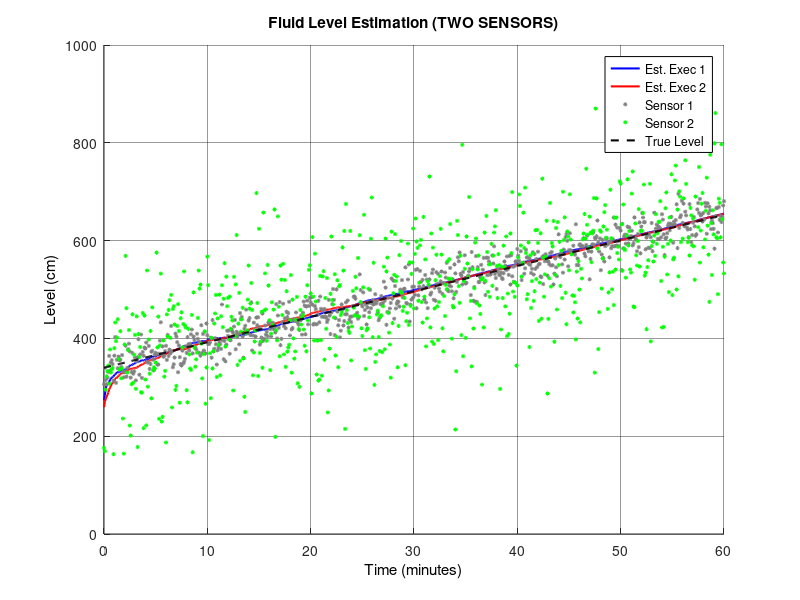
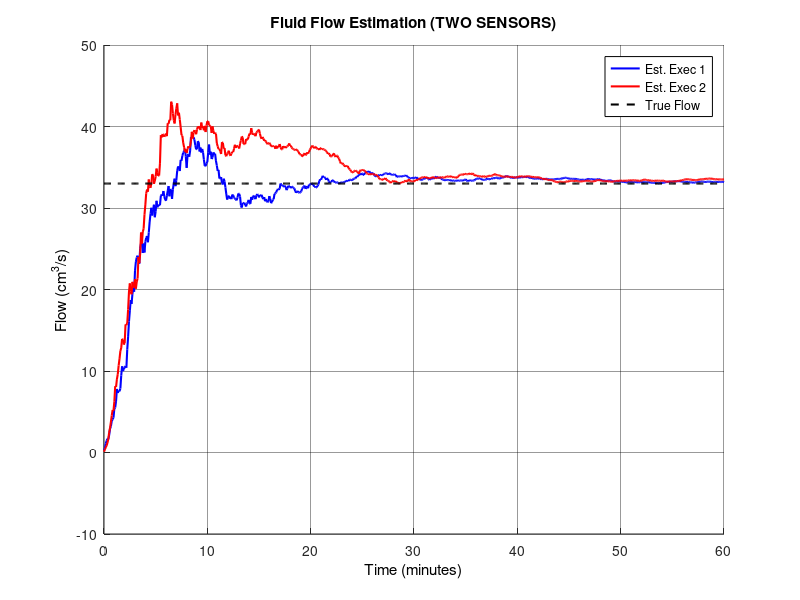
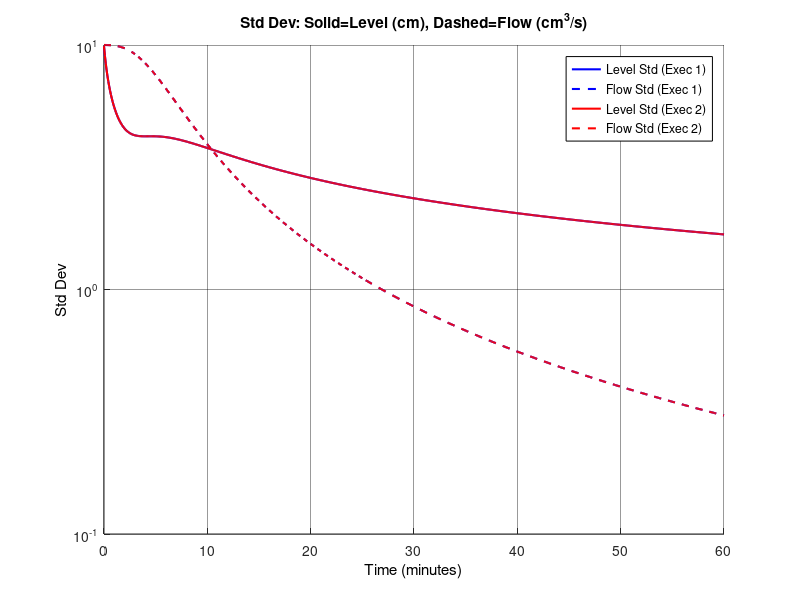

Recreate these plots in MATLAB, in order.
% =========================================================================
% Script: kalman_flow2.m
% Subject: Signal Processing for Communications
% Assignment: Lab 3 - Linear Estimation and Kalman Filtering
% Task: 6 (Estimation with TWO Pressure Sensors)
% =========================================================================

clear; clc; close all;

%% 1. SYSTEM PARAMETERS AND CONFIGURATION

% --- Physical Constants ---
rho_kgm3 = 874;                 % Density of Benzene [kg/m^3]
rho_gcm3 = rho_kgm3 / 1000;     
ch = 0.98 * rho_gcm3;           % Hydrostatic constant [mbar/cm]

T = 5;                          % Sampling period [s]
diameter = 22;                  % Tank diameter [cm]
radius = diameter / 2;
Area = pi * radius^2;           % Tank cross-section area [cm^2]

% --- Simulation Duration ---
duration_min = 60;
N = (duration_min * 60) / T;    % Total time steps
num_execs = 2;

% --- True System Values ---
l_true_init = 340;              % Initial True Level [cm]
q_true_val  = 33;               % True Flow [cm^3/s] (Constant)

% --- Kalman Filter Initialization Parameters ---
mu_l = 250;                     % Initial guess for level [cm]
sigma_l = 11;                   % Uncertainty for level [cm]
mu_q = 0;                       % Initial guess for flow [cm^3/s]
sigma_q = 10;                   % Uncertainty for flow [cm^3/s]

% Measurement Noise (TWO SENSORS with DIFFERENT variances)
sigma_v1 = 20;                  % Sensor 1 noise std dev [mbar]
sigma_v2 = 80;                  % Sensor 2 noise std dev [mbar]
R = [sigma_v1^2,    0;
      0,        sigma_v2^2];    % Measurement noise covariance (2x2)

% --- State Space Matrices ---
A = [1,  T/Area;
     0,       1];

% Measurement: TWO SENSORS, both measure pressure (i.e., level)
H = [ch, 0;
     ch, 0];                    % Both sensors measure same quantity (level)

% Process Noise Covariance Q
Q = zeros(2, 2);

% Initial Error Covariance Matrix
Sigma_init = [sigma_l^2, 0;
              0,         sigma_q^2];

%% 2. SIMULATION LOOP

% Prepare Figures
figure(1); set(gcf, 'Color', 'w'); set(gca, 'Color', 'w'); hold on; grid on;
set(gca, 'GridColor', 'k', 'GridAlpha', 0.4);
title('Fluid Level Estimation (TWO SENSORS)', 'Color', 'k', 'FontWeight', 'bold');
xlabel('Time (minutes)', 'Color', 'k'); ylabel('Level (cm)', 'Color', 'k');

figure(2); set(gcf, 'Color', 'w'); set(gca, 'Color', 'w'); hold on; grid on;
set(gca, 'GridColor', 'k', 'GridAlpha', 0.4);
title('Fluid Flow Estimation (TWO SENSORS)', 'Color', 'k', 'FontWeight', 'bold');
xlabel('Time (minutes)', 'Color', 'k'); ylabel('Flow (cm^3/s)', 'Color', 'k');

figure(3); set(gcf, 'Color', 'w'); set(gca, 'Color', 'w'); hold on; grid on;
set(gca, 'GridColor', 'k', 'GridAlpha', 0.4);
title('Std Dev of Estimation Error (TWO SENSORS)', 'Color', 'k', 'FontWeight', 'bold');
xlabel('Time (minutes)', 'Color', 'k'); ylabel('Std Dev', 'Color', 'k');

colors = ['b', 'r'];

for k = 1:num_execs
    
    % --- Pre-allocation ---
    s_hat_hist = zeros(2, N+1);
    Sigma_hist_l = zeros(1, N+1);
    Sigma_hist_q = zeros(1, N+1);
    x_hist = zeros(2, N+1);      % TWO measurements per time step
    s_true_hist = zeros(2, N+1);
    
    % --- Initialization ---
    s_hat = [mu_l; mu_q];
    Sigma = Sigma_init;
    s_true = [l_true_init; q_true_val];
    
    % --- Time Loop ---
    for i = 1:(N+1)
        
        % Simulate Reality
        if i > 1
            s_true = A * s_true;
        end
        
        % Generate TWO Measurements (from two independent sensors)
        x_n = H * s_true + [sigma_v1; sigma_v2] .* randn(2, 1);
        
        % Kalman Filter Step
        
        % Prediction
        s_pred = A * s_hat;
        Sigma_pred = A * Sigma * A' + Q;
        
        % Correction
        % Innovation covariance (now 2x2 for two measurements)
        S = H * Sigma_pred * H' + R;
        K = Sigma_pred * H' / S;     % Kalman Gain (2x2 matrix)
        
        s_hat = s_pred + K * (x_n - H * s_pred);
        Sigma = (eye(2) - K * H) * Sigma_pred;
        
        % Storage
        s_hat_hist(:, i) = s_hat;
        s_true_hist(:, i) = s_true;
        x_hist(:, i) = x_n;
        
        % Extract variances
        Sigma_hist_l(i) = Sigma(1,1);
        Sigma_hist_q(i) = Sigma(2,2);
    end
    
    % --- Plotting Execution k ---
    time_vec = (0:N) * T / 60;
    
    % Fig 1: Level
    figure(1);
    plot(time_vec, s_hat_hist(1,:), 'Color', colors(k), 'LineWidth', 1.5, ...
        'DisplayName', sprintf('Est. Exec %d', k));
    
    % Fig 2: Flow
    figure(2);
    plot(time_vec, s_hat_hist(2,:), 'Color', colors(k), 'LineWidth', 1.5, ...
        'DisplayName', sprintf('Est. Exec %d', k));
    
    % Fig 3: Error Std Dev
    figure(3);
    plot(time_vec, sqrt(Sigma_hist_l), [colors(k) '-'], 'LineWidth', 1.5, ...
        'DisplayName', sprintf('Level Std (Exec %d)', k));
    plot(time_vec, sqrt(Sigma_hist_q), [colors(k) '--'], 'LineWidth', 1.5, ...
        'DisplayName', sprintf('Flow Std (Exec %d)', k));
end

%% 3. FINALIZING PLOTS

time_vec = (0:N) * T / 60;

% --- Figure 1: Level ---
figure(1);
plot(time_vec, x_hist(1,:)/ch, '*', 'Color', [0.5 0.5 0.5], 'MarkerSize', 3, ...
    'DisplayName', 'Sensor 1');
plot(time_vec, x_hist(2,:)/ch, '*', 'Color', 'g', 'MarkerSize', 3, ...
    'DisplayName', 'Sensor 2');
plot(time_vec, s_true_hist(1,:), 'k--', 'LineWidth', 1.5, 'DisplayName', 'True Level');
legend('Location', 'best', 'TextColor', 'k', 'Color', 'w', 'EdgeColor', 'k');

% --- Figure 2: Flow ---
figure(2);
plot(time_vec, s_true_hist(2,:), 'k--', 'LineWidth', 1.5, 'DisplayName', 'True Flow');
legend('Location', 'best', 'TextColor', 'k', 'Color', 'w', 'EdgeColor', 'k');
ylim([-10 50]);

% --- Figure 3: Std Dev ---
figure(3);
legend('Location', 'best', 'TextColor', 'k', 'Color', 'w', 'EdgeColor', 'k');
title('Std Dev: Solid=Level (cm), Dashed=Flow (cm^3/s)', 'Color', 'k');
set(gca, 'YScale', 'log');
